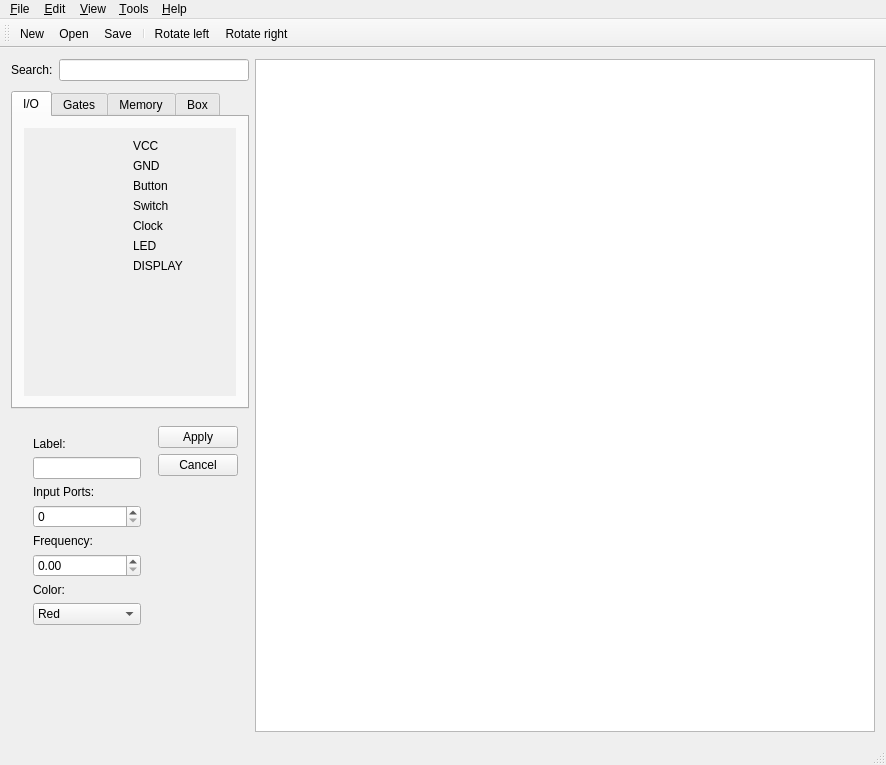
<?xml version="1.0" encoding="UTF-8"?>
<ui version="4.0">
 <class>MainWindow</class>
 <widget class="QMainWindow" name="MainWindow">
  <property name="geometry">
   <rect>
    <x>0</x>
    <y>0</y>
    <width>886</width>
    <height>765</height>
   </rect>
  </property>
  <property name="windowTitle">
   <string>WiRED Panda</string>
  </property>
  <property name="windowIcon">
   <iconset resource="resources.qrc">
    <normaloff>:/resources/pandaLogo.png</normaloff>:/resources/pandaLogo.png</iconset>
  </property>
  <widget class="QWidget" name="centralWidget">
   <layout class="QGridLayout" name="gridLayout_3">
    <item row="1" column="0">
     <layout class="QGridLayout" name="gridLayout">
      <item row="1" column="1">
       <spacer name="verticalSpacer_5">
        <property name="orientation">
         <enum>Qt::Vertical</enum>
        </property>
        <property name="sizeType">
         <enum>QSizePolicy::Fixed</enum>
        </property>
        <property name="sizeHint" stdset="0">
         <size>
          <width>0</width>
          <height>4</height>
         </size>
        </property>
       </spacer>
      </item>
      <item row="0" column="1" colspan="2">
       <widget class="QLineEdit" name="lineEdit">
        <property name="sizePolicy">
         <sizepolicy hsizetype="Expanding" vsizetype="Fixed">
          <horstretch>0</horstretch>
          <verstretch>0</verstretch>
         </sizepolicy>
        </property>
       </widget>
      </item>
      <item row="3" column="0" colspan="3">
       <widget class="QWidget" name="widget" native="true">
        <property name="minimumSize">
         <size>
          <width>0</width>
          <height>0</height>
         </size>
        </property>
        <property name="maximumSize">
         <size>
          <width>16777215</width>
          <height>16777215</height>
         </size>
        </property>
        <layout class="QGridLayout" name="gridLayout_7">
         <item row="0" column="1">
          <layout class="QVBoxLayout" name="verticalLayout_5">
           <item>
            <widget class="QPushButton" name="pushButton">
             <property name="text">
              <string>Apply</string>
             </property>
            </widget>
           </item>
           <item>
            <widget class="QPushButton" name="pushButton_2">
             <property name="text">
              <string>Cancel</string>
             </property>
            </widget>
           </item>
           <item>
            <spacer name="verticalSpacer_6">
             <property name="orientation">
              <enum>Qt::Vertical</enum>
             </property>
             <property name="sizeHint" stdset="0">
              <size>
               <width>20</width>
               <height>40</height>
              </size>
             </property>
            </spacer>
           </item>
          </layout>
         </item>
         <item row="0" column="0">
          <widget class="QWidget" name="widget_2" native="true">
           <layout class="QGridLayout" name="gridLayout_8">
            <item row="1" column="0">
             <widget class="QLineEdit" name="lineEditElementLabel"/>
            </item>
            <item row="8" column="0">
             <spacer name="verticalSpacer_7">
              <property name="orientation">
               <enum>Qt::Vertical</enum>
              </property>
              <property name="sizeHint" stdset="0">
               <size>
                <width>20</width>
                <height>40</height>
               </size>
              </property>
             </spacer>
            </item>
            <item row="2" column="0">
             <widget class="QLabel" name="label_4">
              <property name="text">
               <string>Input Ports:</string>
              </property>
             </widget>
            </item>
            <item row="3" column="0">
             <widget class="QSpinBox" name="spinBox"/>
            </item>
            <item row="4" column="0">
             <widget class="QLabel" name="label_5">
              <property name="text">
               <string>Frequency:</string>
              </property>
             </widget>
            </item>
            <item row="0" column="0">
             <widget class="QLabel" name="label_2">
              <property name="text">
               <string>Label:</string>
              </property>
             </widget>
            </item>
            <item row="5" column="0">
             <widget class="QDoubleSpinBox" name="doubleSpinBoxFrequency"/>
            </item>
            <item row="6" column="0">
             <widget class="QLabel" name="label_6">
              <property name="text">
               <string>Color:</string>
              </property>
             </widget>
            </item>
            <item row="7" column="0">
             <widget class="QComboBox" name="comboBox">
              <item>
               <property name="text">
                <string>Red</string>
               </property>
              </item>
              <item>
               <property name="text">
                <string>Blue</string>
               </property>
              </item>
              <item>
               <property name="text">
                <string>Green</string>
               </property>
              </item>
              <item>
               <property name="text">
                <string>White</string>
               </property>
               <property name="icon">
                <iconset>
                 <normalon>:/output/resources/output/WhiteLedOff.svg</normalon>
                </iconset>
               </property>
              </item>
             </widget>
            </item>
           </layout>
          </widget>
         </item>
        </layout>
        <zorder>pushButton</zorder>
        <zorder>pushButton_2</zorder>
        <zorder>widget_2</zorder>
        <zorder>verticalSpacer_6</zorder>
       </widget>
      </item>
      <item row="0" column="0">
       <widget class="QLabel" name="label">
        <property name="sizePolicy">
         <sizepolicy hsizetype="Fixed" vsizetype="Preferred">
          <horstretch>0</horstretch>
          <verstretch>0</verstretch>
         </sizepolicy>
        </property>
        <property name="text">
         <string>Search:</string>
        </property>
       </widget>
      </item>
      <item row="2" column="0" colspan="3">
       <widget class="QTabWidget" name="tabWidget">
        <property name="sizePolicy">
         <sizepolicy hsizetype="Preferred" vsizetype="Expanding">
          <horstretch>0</horstretch>
          <verstretch>0</verstretch>
         </sizepolicy>
        </property>
        <property name="minimumSize">
         <size>
          <width>220</width>
          <height>0</height>
         </size>
        </property>
        <property name="currentIndex">
         <number>0</number>
        </property>
        <widget class="QWidget" name="io">
         <attribute name="title">
          <string>I/O</string>
         </attribute>
         <layout class="QGridLayout" name="gridLayout_2">
          <item row="0" column="0">
           <widget class="QScrollArea" name="scrollArea">
            <property name="frameShape">
             <enum>QFrame::NoFrame</enum>
            </property>
            <property name="widgetResizable">
             <bool>true</bool>
            </property>
            <widget class="QWidget" name="scrollAreaWidgetContents">
             <property name="geometry">
              <rect>
               <x>0</x>
               <y>0</y>
               <width>230</width>
               <height>522</height>
              </rect>
             </property>
             <layout class="QVBoxLayout" name="verticalLayout">
              <item>
               <layout class="QHBoxLayout" name="horizontalLayout">
                <property name="sizeConstraint">
                 <enum>QLayout::SetFixedSize</enum>
                </property>
                <item>
                 <widget class="Label" name="label_vcc">
                  <property name="toolTip">
                   <string>vcc</string>
                  </property>
                  <property name="text">
                   <string/>
                  </property>
                  <property name="pixmap">
                   <pixmap resource="resources.qrc">:/input/resources/input/1.svg</pixmap>
                  </property>
                 </widget>
                </item>
                <item>
                 <widget class="QLabel" name="label_7">
                  <property name="text">
                   <string>VCC</string>
                  </property>
                 </widget>
                </item>
               </layout>
              </item>
              <item>
               <layout class="QHBoxLayout" name="horizontalLayout_4">
                <property name="sizeConstraint">
                 <enum>QLayout::SetFixedSize</enum>
                </property>
                <item>
                 <widget class="Label" name="label_gnd">
                  <property name="text">
                   <string/>
                  </property>
                  <property name="pixmap">
                   <pixmap resource="resources.qrc">:/input/resources/input/0.svg</pixmap>
                  </property>
                 </widget>
                </item>
                <item>
                 <widget class="QLabel" name="label_10">
                  <property name="text">
                   <string>GND</string>
                  </property>
                 </widget>
                </item>
               </layout>
              </item>
              <item>
               <layout class="QHBoxLayout" name="horizontalLayout_2">
                <item>
                 <widget class="Label" name="label_button">
                  <property name="text">
                   <string/>
                  </property>
                  <property name="pixmap">
                   <pixmap resource="resources.qrc">:/input/resources/input/button off.svg</pixmap>
                  </property>
                 </widget>
                </item>
                <item>
                 <widget class="QLabel" name="label_8">
                  <property name="text">
                   <string>Button</string>
                  </property>
                 </widget>
                </item>
               </layout>
              </item>
              <item>
               <layout class="QHBoxLayout" name="horizontalLayout_5">
                <item>
                 <widget class="Label" name="label_switch">
                  <property name="text">
                   <string/>
                  </property>
                  <property name="pixmap">
                   <pixmap resource="resources.qrc">:/input/resources/input/switch off.svg</pixmap>
                  </property>
                 </widget>
                </item>
                <item>
                 <widget class="QLabel" name="label_11">
                  <property name="text">
                   <string>Switch</string>
                  </property>
                 </widget>
                </item>
               </layout>
              </item>
              <item>
               <layout class="QHBoxLayout" name="horizontalLayout_3">
                <item>
                 <widget class="Label" name="label_clock">
                  <property name="text">
                   <string/>
                  </property>
                  <property name="pixmap">
                   <pixmap resource="resources.qrc">:/input/resources/input/clock 0.svg</pixmap>
                  </property>
                 </widget>
                </item>
                <item>
                 <widget class="QLabel" name="label_9">
                  <property name="text">
                   <string>Clock</string>
                  </property>
                 </widget>
                </item>
               </layout>
              </item>
              <item>
               <layout class="QHBoxLayout" name="horizontalLayout_22">
                <property name="sizeConstraint">
                 <enum>QLayout::SetFixedSize</enum>
                </property>
                <item>
                 <widget class="Label" name="label_led">
                  <property name="text">
                   <string/>
                  </property>
                  <property name="pixmap">
                   <pixmap resource="resources.qrc">:/output/resources/output/WhiteLedOff.svg</pixmap>
                  </property>
                 </widget>
                </item>
                <item>
                 <widget class="QLabel" name="label_41">
                  <property name="text">
                   <string>LED</string>
                  </property>
                 </widget>
                </item>
               </layout>
              </item>
              <item>
               <layout class="QHBoxLayout" name="horizontalLayout_23">
                <property name="sizeConstraint">
                 <enum>QLayout::SetFixedSize</enum>
                </property>
                <item>
                 <widget class="Label" name="label_counter">
                  <property name="text">
                   <string/>
                  </property>
                  <property name="pixmap">
                   <pixmap resource="resources.qrc">:/output/counter/resources/output/counter/counter off.svg</pixmap>
                  </property>
                 </widget>
                </item>
                <item>
                 <widget class="QLabel" name="label_43">
                  <property name="text">
                   <string>DISPLAY</string>
                  </property>
                 </widget>
                </item>
               </layout>
              </item>
              <item>
               <spacer name="verticalSpacer_2">
                <property name="orientation">
                 <enum>Qt::Vertical</enum>
                </property>
                <property name="sizeHint" stdset="0">
                 <size>
                  <width>20</width>
                  <height>40</height>
                 </size>
                </property>
               </spacer>
              </item>
             </layout>
            </widget>
           </widget>
          </item>
         </layout>
        </widget>
        <widget class="QWidget" name="gates">
         <attribute name="title">
          <string>Gates</string>
         </attribute>
         <layout class="QGridLayout" name="gridLayout_6">
          <item row="0" column="1">
           <widget class="QScrollArea" name="scrollArea_6">
            <property name="frameShape">
             <enum>QFrame::NoFrame</enum>
            </property>
            <property name="widgetResizable">
             <bool>true</bool>
            </property>
            <widget class="QWidget" name="scrollAreaWidgetContents_6">
             <property name="geometry">
              <rect>
               <x>0</x>
               <y>0</y>
               <width>230</width>
               <height>522</height>
              </rect>
             </property>
             <layout class="QVBoxLayout" name="verticalLayout_2">
              <item>
               <layout class="QHBoxLayout" name="horizontalLayout_15">
                <property name="sizeConstraint">
                 <enum>QLayout::SetFixedSize</enum>
                </property>
                <item>
                 <widget class="Label" name="label_and">
                  <property name="text">
                   <string/>
                  </property>
                  <property name="pixmap">
                   <pixmap resource="resources.qrc">:/basic/resources/basic/and.svg</pixmap>
                  </property>
                 </widget>
                </item>
                <item>
                 <widget class="QLabel" name="label_27">
                  <property name="text">
                   <string>AND</string>
                  </property>
                 </widget>
                </item>
               </layout>
              </item>
              <item>
               <layout class="QHBoxLayout" name="horizontalLayout_16">
                <property name="sizeConstraint">
                 <enum>QLayout::SetFixedSize</enum>
                </property>
                <item>
                 <widget class="Label" name="label_or">
                  <property name="text">
                   <string/>
                  </property>
                  <property name="pixmap">
                   <pixmap resource="resources.qrc">:/basic/resources/basic/or.svg</pixmap>
                  </property>
                 </widget>
                </item>
                <item>
                 <widget class="QLabel" name="label_29">
                  <property name="text">
                   <string>OR</string>
                  </property>
                 </widget>
                </item>
               </layout>
              </item>
              <item>
               <layout class="QHBoxLayout" name="horizontalLayout_17">
                <item>
                 <widget class="Label" name="label_not">
                  <property name="text">
                   <string/>
                  </property>
                  <property name="pixmap">
                   <pixmap resource="resources.qrc">:/basic/resources/basic/not.svg</pixmap>
                  </property>
                 </widget>
                </item>
                <item>
                 <widget class="QLabel" name="label_31">
                  <property name="text">
                   <string>NOT</string>
                  </property>
                 </widget>
                </item>
               </layout>
              </item>
              <item>
               <layout class="QHBoxLayout" name="horizontalLayout_18">
                <item>
                 <widget class="Label" name="label_nand">
                  <property name="text">
                   <string/>
                  </property>
                  <property name="pixmap">
                   <pixmap resource="resources.qrc">:/basic/resources/basic/nand.svg</pixmap>
                  </property>
                 </widget>
                </item>
                <item>
                 <widget class="QLabel" name="label_33">
                  <property name="text">
                   <string>NAND</string>
                  </property>
                 </widget>
                </item>
               </layout>
              </item>
              <item>
               <layout class="QHBoxLayout" name="horizontalLayout_19">
                <item>
                 <widget class="Label" name="label_nor">
                  <property name="text">
                   <string/>
                  </property>
                  <property name="pixmap">
                   <pixmap resource="resources.qrc">:/basic/resources/basic/nor.svg</pixmap>
                  </property>
                 </widget>
                </item>
                <item>
                 <widget class="QLabel" name="label_35">
                  <property name="text">
                   <string>NOR</string>
                  </property>
                 </widget>
                </item>
               </layout>
              </item>
              <item>
               <layout class="QHBoxLayout" name="horizontalLayout_24">
                <property name="sizeConstraint">
                 <enum>QLayout::SetFixedSize</enum>
                </property>
                <item>
                 <widget class="Label" name="label_xor">
                  <property name="text">
                   <string/>
                  </property>
                  <property name="pixmap">
                   <pixmap resource="resources.qrc">:/basic/resources/basic/xor.svg</pixmap>
                  </property>
                 </widget>
                </item>
                <item>
                 <widget class="QLabel" name="label_45">
                  <property name="text">
                   <string>XOR</string>
                  </property>
                 </widget>
                </item>
               </layout>
              </item>
              <item>
               <layout class="QHBoxLayout" name="horizontalLayout_21">
                <property name="sizeConstraint">
                 <enum>QLayout::SetFixedSize</enum>
                </property>
                <item>
                 <widget class="Label" name="label_xnor">
                  <property name="text">
                   <string/>
                  </property>
                  <property name="pixmap">
                   <pixmap resource="resources.qrc">:/basic/resources/basic/xnor.svg</pixmap>
                  </property>
                 </widget>
                </item>
                <item>
                 <widget class="QLabel" name="label_39">
                  <property name="text">
                   <string>XNOR</string>
                  </property>
                 </widget>
                </item>
               </layout>
              </item>
              <item>
               <spacer name="verticalSpacer_3">
                <property name="orientation">
                 <enum>Qt::Vertical</enum>
                </property>
                <property name="sizeHint" stdset="0">
                 <size>
                  <width>20</width>
                  <height>40</height>
                 </size>
                </property>
               </spacer>
              </item>
             </layout>
            </widget>
           </widget>
          </item>
         </layout>
        </widget>
        <widget class="QWidget" name="memory">
         <attribute name="title">
          <string>Memory</string>
         </attribute>
         <layout class="QGridLayout" name="gridLayout_5">
          <item row="0" column="1">
           <widget class="QScrollArea" name="scrollArea_5">
            <property name="frameShape">
             <enum>QFrame::NoFrame</enum>
            </property>
            <property name="widgetResizable">
             <bool>true</bool>
            </property>
            <widget class="QWidget" name="scrollAreaWidgetContents_5">
             <property name="geometry">
              <rect>
               <x>0</x>
               <y>0</y>
               <width>230</width>
               <height>522</height>
              </rect>
             </property>
             <layout class="QVBoxLayout" name="verticalLayout_3">
              <item>
               <layout class="QHBoxLayout" name="horizontalLayout_10">
                <property name="sizeConstraint">
                 <enum>QLayout::SetFixedSize</enum>
                </property>
                <item>
                 <widget class="Label" name="label_dflipflop">
                  <property name="text">
                   <string/>
                  </property>
                  <property name="pixmap">
                   <pixmap resource="resources.qrc">:/memory/resources/memory/D-flipflop.svg</pixmap>
                  </property>
                 </widget>
                </item>
                <item>
                 <widget class="QLabel" name="label_17">
                  <property name="text">
                   <string>D-flipflop</string>
                  </property>
                 </widget>
                </item>
               </layout>
              </item>
              <item>
               <layout class="QHBoxLayout" name="horizontalLayout_11">
                <property name="sizeConstraint">
                 <enum>QLayout::SetFixedSize</enum>
                </property>
                <item>
                 <widget class="Label" name="label_18">
                  <property name="text">
                   <string/>
                  </property>
                  <property name="pixmap">
                   <pixmap resource="resources.qrc">:/memory/resources/memory/D-latch.svg</pixmap>
                  </property>
                 </widget>
                </item>
                <item>
                 <widget class="QLabel" name="label_dlatch">
                  <property name="text">
                   <string>D-Latch</string>
                  </property>
                 </widget>
                </item>
               </layout>
              </item>
              <item>
               <layout class="QHBoxLayout" name="horizontalLayout_12">
                <item>
                 <widget class="Label" name="label_jkflipflop">
                  <property name="text">
                   <string/>
                  </property>
                  <property name="pixmap">
                   <pixmap resource="resources.qrc">:/memory/resources/memory/JK-flipflop.svg</pixmap>
                  </property>
                 </widget>
                </item>
                <item>
                 <widget class="QLabel" name="label_21">
                  <property name="text">
                   <string>JK-flipflop</string>
                  </property>
                 </widget>
                </item>
               </layout>
              </item>
              <item>
               <layout class="QHBoxLayout" name="horizontalLayout_13">
                <item>
                 <widget class="Label" name="label_jklatch">
                  <property name="text">
                   <string/>
                  </property>
                  <property name="pixmap">
                   <pixmap resource="resources.qrc">:/memory/resources/memory/JK-latch.svg</pixmap>
                  </property>
                 </widget>
                </item>
                <item>
                 <widget class="QLabel" name="label_23">
                  <property name="text">
                   <string>JK-Latch</string>
                  </property>
                 </widget>
                </item>
               </layout>
              </item>
              <item>
               <layout class="QHBoxLayout" name="horizontalLayout_14">
                <item>
                 <widget class="Label" name="label_srflipflop">
                  <property name="text">
                   <string/>
                  </property>
                  <property name="pixmap">
                   <pixmap resource="resources.qrc">:/memory/resources/memory/SR-flipflop.svg</pixmap>
                  </property>
                 </widget>
                </item>
                <item>
                 <widget class="QLabel" name="label_25">
                  <property name="text">
                   <string>SR-Flipflop</string>
                  </property>
                 </widget>
                </item>
               </layout>
              </item>
              <item>
               <layout class="QHBoxLayout" name="horizontalLayout_25">
                <property name="sizeConstraint">
                 <enum>QLayout::SetFixedSize</enum>
                </property>
                <item>
                 <widget class="Label" name="label_tflipflop">
                  <property name="text">
                   <string/>
                  </property>
                  <property name="pixmap">
                   <pixmap resource="resources.qrc">:/memory/resources/memory/T-flipflop.svg</pixmap>
                  </property>
                 </widget>
                </item>
                <item>
                 <widget class="QLabel" name="label_47">
                  <property name="text">
                   <string>T-Flipflop</string>
                  </property>
                 </widget>
                </item>
               </layout>
              </item>
              <item>
               <layout class="QHBoxLayout" name="horizontalLayout_26">
                <property name="sizeConstraint">
                 <enum>QLayout::SetFixedSize</enum>
                </property>
                <item>
                 <widget class="Label" name="label_tlatch">
                  <property name="text">
                   <string/>
                  </property>
                  <property name="pixmap">
                   <pixmap resource="resources.qrc">:/memory/resources/memory/T-latch.svg</pixmap>
                  </property>
                 </widget>
                </item>
                <item>
                 <widget class="QLabel" name="label_49">
                  <property name="text">
                   <string>T-Latch</string>
                  </property>
                 </widget>
                </item>
               </layout>
              </item>
              <item>
               <spacer name="verticalSpacer_4">
                <property name="orientation">
                 <enum>Qt::Vertical</enum>
                </property>
                <property name="sizeHint" stdset="0">
                 <size>
                  <width>20</width>
                  <height>40</height>
                 </size>
                </property>
               </spacer>
              </item>
             </layout>
            </widget>
           </widget>
          </item>
         </layout>
        </widget>
        <widget class="QWidget" name="box">
         <attribute name="title">
          <string>Box</string>
         </attribute>
         <layout class="QGridLayout" name="gridLayout_4">
          <item row="0" column="0">
           <widget class="QScrollArea" name="scrollArea_2">
            <property name="frameShape">
             <enum>QFrame::NoFrame</enum>
            </property>
            <property name="widgetResizable">
             <bool>true</bool>
            </property>
            <widget class="QWidget" name="scrollAreaWidgetContents_2">
             <property name="geometry">
              <rect>
               <x>0</x>
               <y>0</y>
               <width>244</width>
               <height>259</height>
              </rect>
             </property>
             <layout class="QVBoxLayout" name="verticalLayout_4">
              <item>
               <spacer name="verticalSpacer">
                <property name="orientation">
                 <enum>Qt::Vertical</enum>
                </property>
                <property name="sizeHint" stdset="0">
                 <size>
                  <width>20</width>
                  <height>40</height>
                 </size>
                </property>
               </spacer>
              </item>
             </layout>
            </widget>
           </widget>
          </item>
         </layout>
        </widget>
       </widget>
      </item>
     </layout>
    </item>
    <item row="1" column="1">
     <widget class="QGraphicsView" name="graphicsView">
      <property name="acceptDrops">
       <bool>true</bool>
      </property>
     </widget>
    </item>
   </layout>
  </widget>
  <widget class="QToolBar" name="mainToolBar">
   <attribute name="toolBarArea">
    <enum>TopToolBarArea</enum>
   </attribute>
   <attribute name="toolBarBreak">
    <bool>false</bool>
   </attribute>
   <addaction name="actionNew"/>
   <addaction name="actionOpen"/>
   <addaction name="actionSave"/>
   <addaction name="separator"/>
   <addaction name="actionRotate_left"/>
   <addaction name="actionRotate_right"/>
  </widget>
  <widget class="QStatusBar" name="statusBar"/>
  <widget class="QMenuBar" name="menuBar">
   <property name="geometry">
    <rect>
     <x>0</x>
     <y>0</y>
     <width>886</width>
     <height>22</height>
    </rect>
   </property>
   <widget class="QMenu" name="menuFile">
    <property name="title">
     <string>&amp;File</string>
    </property>
    <property name="toolTipsVisible">
     <bool>false</bool>
    </property>
    <addaction name="actionNew"/>
    <addaction name="actionOpen"/>
    <addaction name="separator"/>
    <addaction name="actionSave"/>
    <addaction name="actionSave_As"/>
    <addaction name="separator"/>
    <addaction name="separator"/>
    <addaction name="actionExit"/>
   </widget>
   <widget class="QMenu" name="menuEdit">
    <property name="title">
     <string>&amp;Edit</string>
    </property>
    <addaction name="actionUndo"/>
    <addaction name="actionRedo"/>
    <addaction name="separator"/>
    <addaction name="actionCut"/>
    <addaction name="actionCopy"/>
    <addaction name="actionPaste"/>
    <addaction name="actionDelete"/>
    <addaction name="separator"/>
    <addaction name="actionRotate_left"/>
    <addaction name="actionRotate_right"/>
   </widget>
   <widget class="QMenu" name="menuTools">
    <property name="title">
     <string>&amp;Tools</string>
    </property>
    <addaction name="actionOptions"/>
   </widget>
   <widget class="QMenu" name="menuHelp">
    <property name="title">
     <string>&amp;Help</string>
    </property>
    <addaction name="actionAbout"/>
    <addaction name="actionAbout_Qt"/>
   </widget>
   <widget class="QMenu" name="menuView">
    <property name="title">
     <string>&amp;View</string>
    </property>
    <widget class="QMenu" name="menuShow">
     <property name="title">
      <string>&amp;Show</string>
     </property>
     <addaction name="actionWires"/>
     <addaction name="actionInputs"/>
     <addaction name="actionOutputs"/>
     <addaction name="actionGates"/>
    </widget>
    <addaction name="actionZoom_in"/>
    <addaction name="actionZoom_out"/>
    <addaction name="separator"/>
    <addaction name="menuShow"/>
   </widget>
   <addaction name="menuFile"/>
   <addaction name="menuEdit"/>
   <addaction name="menuView"/>
   <addaction name="menuTools"/>
   <addaction name="menuHelp"/>
  </widget>
  <action name="actionOpen">
   <property name="icon">
    <iconset resource="resources.qrc">
     <normaloff>:/toolbar/resources/toolbar/folder.svg</normaloff>:/toolbar/resources/toolbar/folder.svg</iconset>
   </property>
   <property name="text">
    <string>&amp;Open...</string>
   </property>
   <property name="toolTip">
    <string>Open</string>
   </property>
   <property name="shortcut">
    <string>Ctrl+O</string>
   </property>
  </action>
  <action name="actionSave">
   <property name="icon">
    <iconset resource="resources.qrc">
     <normaloff>:/toolbar/resources/toolbar/save.svg</normaloff>:/toolbar/resources/toolbar/save.svg</iconset>
   </property>
   <property name="text">
    <string>&amp;Save</string>
   </property>
   <property name="shortcut">
    <string>Ctrl+S</string>
   </property>
  </action>
  <action name="actionSave_As">
   <property name="text">
    <string>Save &amp;As...</string>
   </property>
  </action>
  <action name="actionUndo">
   <property name="text">
    <string>Undo</string>
   </property>
   <property name="shortcut">
    <string>Ctrl+Z</string>
   </property>
  </action>
  <action name="actionRedo">
   <property name="text">
    <string>Redo</string>
   </property>
   <property name="shortcut">
    <string>Ctrl+Y</string>
   </property>
  </action>
  <action name="actionCut">
   <property name="text">
    <string>Cu&amp;t</string>
   </property>
   <property name="shortcut">
    <string>Ctrl+X</string>
   </property>
  </action>
  <action name="actionCopy">
   <property name="text">
    <string>&amp;Copy</string>
   </property>
   <property name="shortcut">
    <string>Ctrl+C</string>
   </property>
  </action>
  <action name="actionPaste">
   <property name="text">
    <string>&amp;Paste</string>
   </property>
   <property name="shortcut">
    <string>Ctrl+V</string>
   </property>
  </action>
  <action name="actionDelete">
   <property name="text">
    <string>&amp;Delete</string>
   </property>
   <property name="shortcut">
    <string>Del</string>
   </property>
  </action>
  <action name="actionNew">
   <property name="icon">
    <iconset resource="resources.qrc">
     <normaloff>:/toolbar/resources/toolbar/new.svg</normaloff>:/toolbar/resources/toolbar/new.svg</iconset>
   </property>
   <property name="text">
    <string>&amp;New</string>
   </property>
   <property name="shortcut">
    <string>Ctrl+N</string>
   </property>
  </action>
  <action name="actionZoom_in">
   <property name="text">
    <string>Zoom &amp;in</string>
   </property>
   <property name="shortcut">
    <string>Ctrl++</string>
   </property>
  </action>
  <action name="actionZoom_out">
   <property name="text">
    <string>Zoom &amp;out</string>
   </property>
   <property name="shortcut">
    <string>Ctrl+-</string>
   </property>
  </action>
  <action name="actionWires">
   <property name="checkable">
    <bool>true</bool>
   </property>
   <property name="checked">
    <bool>true</bool>
   </property>
   <property name="text">
    <string>&amp;Wires</string>
   </property>
  </action>
  <action name="actionInputs">
   <property name="checkable">
    <bool>true</bool>
   </property>
   <property name="checked">
    <bool>true</bool>
   </property>
   <property name="text">
    <string>&amp;Inputs</string>
   </property>
  </action>
  <action name="actionOutputs">
   <property name="checkable">
    <bool>true</bool>
   </property>
   <property name="checked">
    <bool>true</bool>
   </property>
   <property name="text">
    <string>&amp;Outputs</string>
   </property>
  </action>
  <action name="actionGates">
   <property name="checkable">
    <bool>true</bool>
   </property>
   <property name="checked">
    <bool>true</bool>
   </property>
   <property name="text">
    <string>&amp;Gates</string>
   </property>
  </action>
  <action name="actionAbout">
   <property name="text">
    <string>&amp;About</string>
   </property>
  </action>
  <action name="actionOptions">
   <property name="text">
    <string>&amp;Options...</string>
   </property>
  </action>
  <action name="actionExit">
   <property name="text">
    <string>&amp;Exit</string>
   </property>
   <property name="shortcut">
    <string>Ctrl+Q</string>
   </property>
  </action>
  <action name="actionRotate_right">
   <property name="icon">
    <iconset resource="resources.qrc">
     <normaloff>:/toolbar/resources/toolbar/rotateR.svg</normaloff>:/toolbar/resources/toolbar/rotateR.svg</iconset>
   </property>
   <property name="text">
    <string>Rotate right</string>
   </property>
   <property name="shortcut">
    <string>Ctrl+R</string>
   </property>
  </action>
  <action name="actionRotate_left">
   <property name="icon">
    <iconset resource="resources.qrc">
     <normaloff>:/toolbar/resources/toolbar/rotateL.svg</normaloff>:/toolbar/resources/toolbar/rotateL.svg</iconset>
   </property>
   <property name="text">
    <string>Rotate left</string>
   </property>
   <property name="shortcut">
    <string>Ctrl+Shift+R</string>
   </property>
  </action>
  <action name="actionAbout_Qt">
   <property name="text">
    <string>About Qt</string>
   </property>
  </action>
 </widget>
 <layoutdefault spacing="6" margin="11"/>
 <customwidgets>
  <customwidget>
   <class>Label</class>
   <extends>QLabel</extends>
   <header>label.h</header>
  </customwidget>
 </customwidgets>
 <resources>
  <include location="resources.qrc"/>
 </resources>
 <connections/>
</ui>
